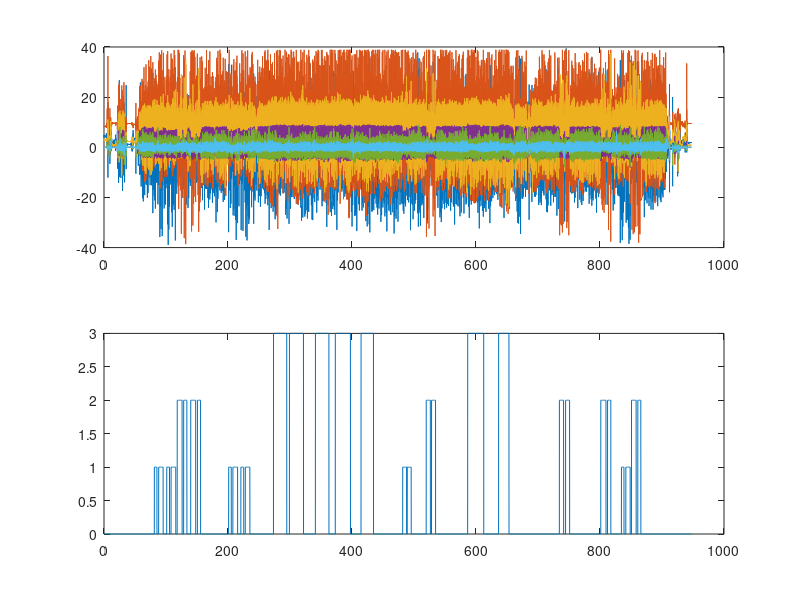

MATLAB code for this plot:
% Simple script illustrating how to visualize some of the data

% Loading sample data
imu = csvread('TrainingData/subject_001_01__x.csv');
imu_t = csvread('TrainingData/subject_001_01__x_time.csv');
ann = csvread('TrainingData/subject_001_01__y.csv');
ann_t = csvread('TrainingData/subject_001_01__y_time.csv');

% Plotting data
figure(2), clf;
h(1) = subplot(2,1,1); plot(imu_t,imu);
h(2) = subplot(2,1,2); plot(ann_t,ann);
linkaxes(h,'x');
